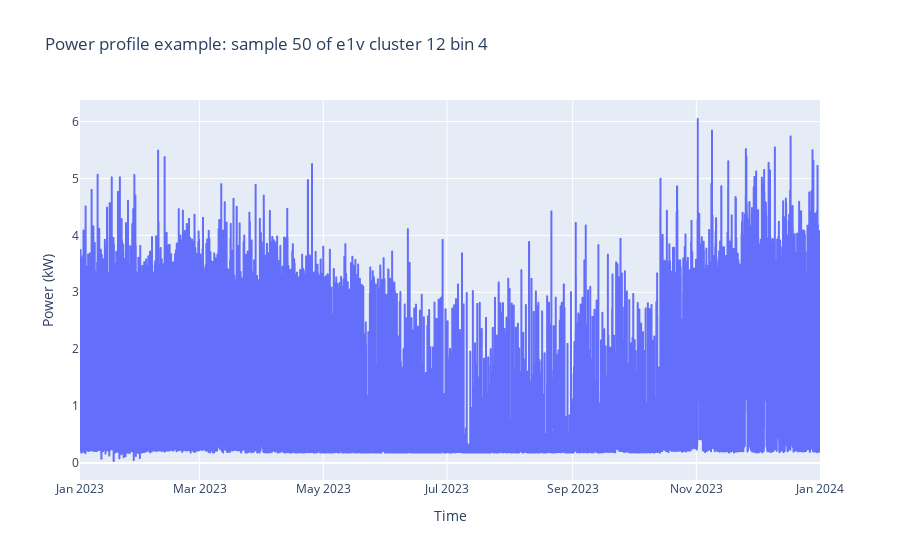

The code cell stored with this chart in its notebook:
### Code cell
px.line(power_df,
        x="timestamp",
        y="50",
        title="Power profile example: sample 50 of e1v cluster 12 bin 4",
        labels={"timestamp": "Time", "50": "Power (kW)"})

### Figure 1 — Plotly figure (JSON) as saved in the notebook; plotly's stock layout.template omitted (floating-point values rounded to 4 significant figures; data arrays with more than 128 entries replaced by an {"elided": "..."} marker saying what was removed)
{"data": [{"hovertemplate": "Time=%{x}<br>Power (kW)=%{y}<extra></extra>", "legendgroup": "", "line": {"color": "#636efa", "dash": "solid"}, "marker": {"symbol": "circle"}, "mode": "lines", "name": "", "showlegend": false, "type": "scattergl", "x": {"elided": "35040 str values"}, "xaxis": "x", "y": {"elided": "35040 float values"}, "yaxis": "y"}], "layout": {"autosize": true, "legend": {"tracegroupgap": 0}, "title": {"text": "Power profile example: sample 50 of e1v cluster 12 bin 4"}, "xaxis": {"anchor": "y", "autorange": true, "domain": [0, 1], "range": ["2023-01-01", "2023-12-31 23:45"], "title": {"text": "Time"}, "type": "date"}, "yaxis": {"anchor": "x", "autorange": true, "domain": [0, 1], "range": [-0.2989, 6.378], "title": {"text": "Power (kW)"}, "type": "linear"}}}
